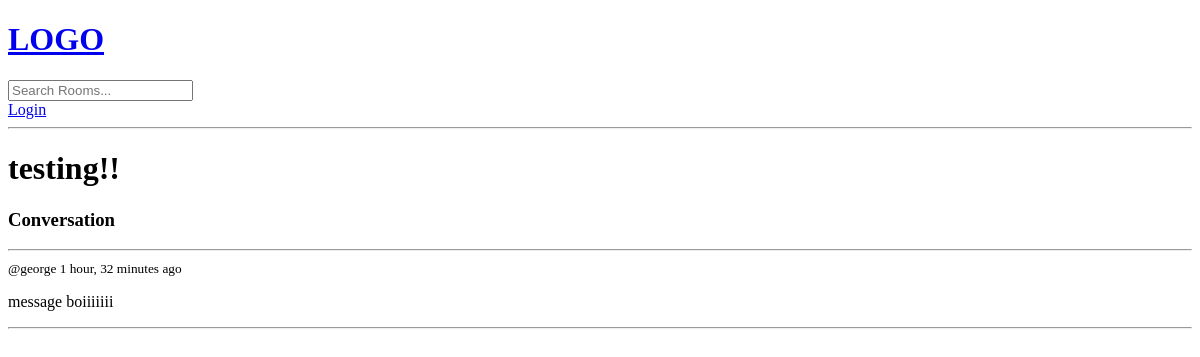
The page /room/6/ on the database as committed earlier.
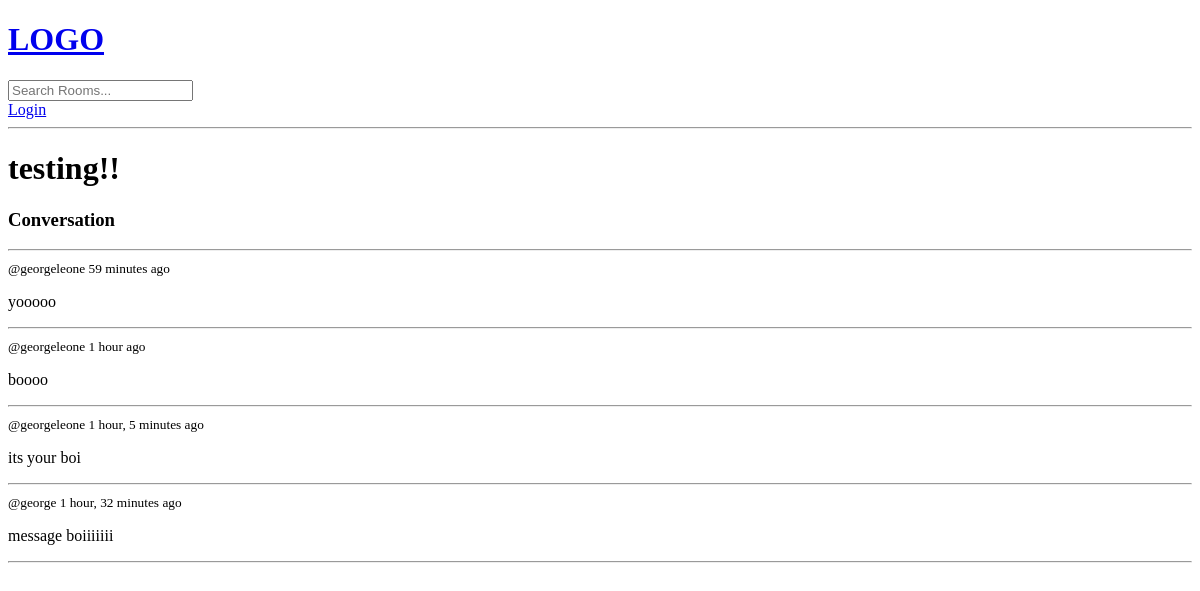
The same page on the database as committed later.
### base/models.py (models this page shows, shortened)
class Room(models.Model):
    host = models.ForeignKey(User, on_delete=models.SET_NULL, null=True)
    topic = models.ForeignKey(Topic, on_delete=models.SET_NULL, null=True)
    name = models.CharField(max_length=200) #max length is required for charfield
    description = models.TextField(null=True, blank=True) #setting null to true means that it can be blank
    updated = models.DateTimeField(auto_now=True) #every time that the save method is called were taking a time stamps
    created = models.DateTimeField(auto_now_add=True) #auto now add only takes a timestamp when we first save or create this instance
    class Meta:
        ordering = ['-updated', '-created']

class Message(models.Model):
    user = models.ForeignKey(User, on_delete=models.CASCADE)
    room = models.ForeignKey(Room, on_delete=models.CASCADE) #this is what establishes the one to many relationship between the room and it's messages.
    body = models.TextField() #sets the body as a basic text field
    updated = models.DateTimeField(auto_now=True) #every time that the save method is called were taking a time stamps
    created = models.DateTimeField(auto_now_add=True) #auto now add only takes a timestamp when we first save or create this instance

### base/views.py (the view, shortened to what this page needs)
# urls.py: path('room/<str:pk>/', views.room, name="room"),
def room(request, pk):
    room = Room.objects.get(id=pk) #sets the room to view as the instance where the id matches the key
    room_messages = room.message_set.all().order_by('-created')  #we want to order it by the most recent message
    context = {'room': room, 'room_messages':room_messages}
    return render(request, 'base/room.html', context)

### base/templates/base/room.html (shortened to what this page needs)
{% extends 'main.html' %}
{% block content %}
<div class="room-container">
    <div>
        <h1>{{room.name}}</h1>
        <div class="comment-wrapper">
            <h3>Conversation</h3>
            <hr>
            {% for message in room_messages %}
                <div>
                    <small>@{{message.user}} {{message.created|timesince}} ago</small>
                    <p>{{message.body}}</p>
                    <hr>
                </div>
            {% endfor %}
        </div>
    </div>
</div>
{% endblock %}

### templates/main.html (shortened to what this page needs)
<!DOCTYPE html>
<html lang="en">
<head>
</head>
<body>
    {% include 'navbar.html'%}
    {% block content %}
    {% endblock %}
</body>
</html>

### templates/navbar.html
<a href="/">
    <h1>LOGO</h1>
</a>
<form method="GET" action="{% url 'home' %}">
    <input type="text" name="q" placeholder="Search Rooms...">
</form>
{% if request.user.is_authenticated %}
<p>Hello {{request.user}} </p>
<a href="{% url 'logout' %}">Logout</a>
{% else %}
<a href="{% url 'login' %}">Login</a>
{% endif %}
<hr>

Rows that differ between the two databases and show on the page:
added Message: user "georgeleone", created "59 minutes", body "yooooo"
added Message: user "georgeleone", created "1 hour", body "boooo"
added Message: user "georgeleone", created "1 hour, 5 minutes", body "its your boi"
